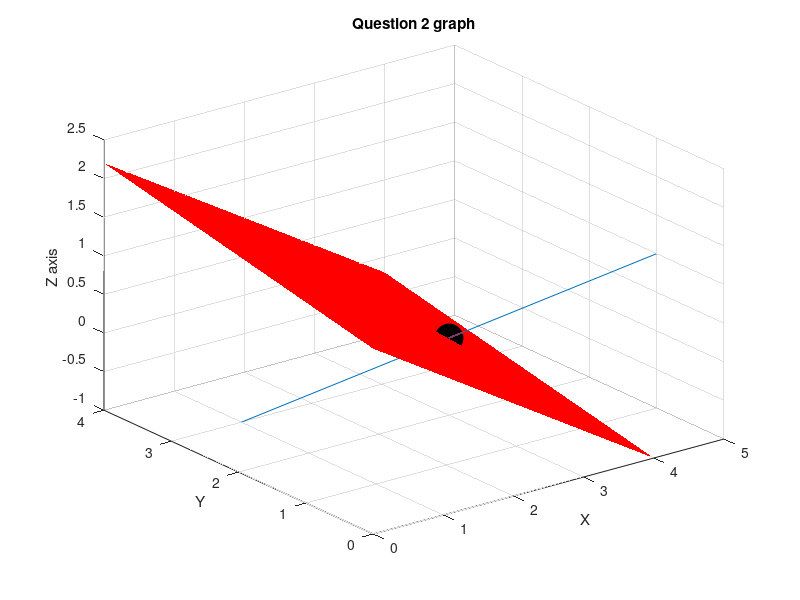

MATLAB code for this plot:
[x,y]=meshgrid(0:4)
z=(7-3.*x+y)./5
mesh(x,y,z, "linestyle", "none", "facecolor", "red")
hold on
t = [0:2]
x = 2*t+1
y = -t+3
z = t-1
plot3(x, y, z)
plot3(3,2,0,"ko" ,"markersize", 20,  "MarkerFaceColor" , "k")
title("Question 2 graph")
xlabel("X")
ylabel("Y")
zlabel("Z axis")